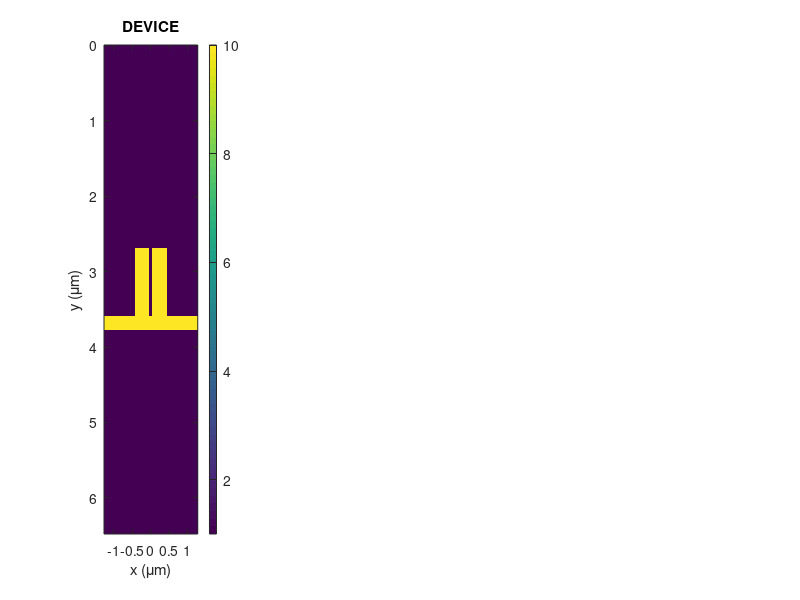

This figure's MATLAB source: (Note: this script raises an error after producing the figure.)
% demo_gmr
%
% This MATLAB code demonstrates the finite-difference frequency-domain
% method by modeling transmission and reflectance from a guided-mode
% resonance filter.
%
%
% Raymond C. Rumpf
% Prime Research, LC
% Blacksburg, VA
%
% Example code written for short course on
% "Introduction to Optical Simulation Using the Finite-Difference
% Frequency-Domain Method."
% INITIALIZE MATLAB
close all; clc;
clear all;

% UNITS
centimeters = 1;
millimeters = 0.1 * centimeters;
meters = 100 * centimeters;
degrees = pi/180;
seconds = 1;
hertz = 1/seconds;
gigahertz = 1e9 * hertz;
megahertz = 1e6 * hertz;

% CONSTANTS
c0 = 299792458 * meters/seconds;

% INITIALIZE FIGURE WINDOW
ss = get(0,'ScreenSize');
figure('Position',[1 0.056*ss(4) ss(3) 0.87*ss(4)]);

%%%%%%%%%%%%%%%%%%%%%%%%%%%%%%%%%%%%%%%%%%%%%%%%%%%%%%%%%%%%%%%%%%%%%%%%%%
%% DEFINE SIMULATION PARAMETERS
%%%%%%%%%%%%%%%%%%%%%%%%%%%%%%%%%%%%%%%%%%%%%%%%%%%%%%%%%%%%%%%%%%%%%%%%%%
% SOURCE
f0 = 24* gigahertz; %operating frequency
lam0 = c0/f0; %operating wavelength in free space
LAMBDA = [lam0]; %wavelength range to simulate
theta = 15 * degrees; %angle of incidence
MODE = 'H'; %polarization or mode
% GMR
fd = 8.0 * gigahertz; %design frequency
lamd = c0/fd; %design wavelength
x1 = 0.1040*lamd; %width of tooth 1
x2 = 0.0175*lamd; %width of slot
x3 = 0.1080*lamd; %width of tooth 2
L = 0.6755*lamd; %period of grating
d = 0.2405*lamd; %grating depth
t = 0.0510*lamd; %substrate thickness
mech_feat = [x1 x2 x3 L d t]; %array of mechanical features
ur = 1.0; %relative permeability of grating
er = 10.0; %dielectric constant of grating

% EXTERNAL MATERIALS
ur1 = 1.0; %permeability in the reflection region
er1 = 1.0; %permittivity in the reflection region
ur2 = 1.0; %permeability in the transmission region
er2 = 1.0; %permittivity in the transmission region

NRES = 40; %grid resolution parameter
NPML = 20; %size of perfectly matched layer
buf_ylo = 2*lam0; %space between GMR and PML
buf_yhi = 2*lam0; %space between GMR and PML

xbc = -2; % xbc tells if the x-axis will have DIrichlet or Pseudo-Periodic/Floquet Boundary Condition
ybc = 0; % xbc tells if the y-axis will have DIrichlet or Pseudo-Periodic/Floquet Boundary Condition

%%%%%%%%%%%%%%%%%%%%%%%%%%%%%%%%%%%%%%%%%%%%%%%%%%%%%%%%%%%%%%%%%%%%%%%%%%
%% COMPUTE OPTIMIZED GRID
%%%%%%%%%%%%%%%%%%%%%%%%%%%%%%%%%%%%%%%%%%%%%%%%%%%%%%%%%%%%%%%%%%%%%%%%%%
% INITIAL GRID RESOLUTION
n_device = sqrt(ur*er); % refractive index of the device
nref = sqrt(ur1*er1); % refractive index of the reflection region
ntrn = sqrt(ur2*er2); % refractive index of the transmission region

% Consider the Wavelength for resolving the resolution of the simulation

nmax = max([n_device nref ntrn]);

dx1 = min(LAMBDA) /nmax/NRES; %must resolve smallest wavelength
dy1 = dx1;

f = x1+x2+x3;
T = d+t;

dx2 = f*L/NRES; %must resolve finest dimension
dy2 = T/NRES;

dx = min(dx1,dx2); %choose smallest numbers
dy = min(dy1,dy2);

% SNAP GRID TO CRITICAL DIMENSIONS
nx = ceil(L/dx); dx = L/nx; %snap x-grid to GMR period
ny = ceil(T/dy); dy = T/ny; %snap y-grid to GMR thickness

% GRID SIZE
Sx = L; %physical size along x
Sy = buf_ylo + T + buf_yhi; %physical size along y
Nx = round(Sx/dx); %grid size along x
Ny = round(Sy/dy) + 2*NPML; %grid size along y
% ENSURE Nx IS ODD FOR FFT
Nx = 2*round(Nx/2) + 1;
dx = Sx/Nx;

% 2X GRID PARAMETERS
Nx2 = 2*Nx; %grid size is twice
Ny2 = 2*Ny;

dx2 = dx/2; %grid spacing is halved
dy2 = dy/2;

% GRID AXES
xa = [0:Nx-1]*dx; xa = xa - mean(xa);
ya = [0:Ny-1]*dy;
xa2 = [0:Nx2-1]*dx2; xa2 = xa2 - mean(xa2);
ya2 = [0:Ny2-1]*dy2;

% REPORT GRID SIZE
disp(['Grid size is: Nx = ' num2str(Nx)]);
disp([' Ny = ' num2str(Ny)]);

% CLEAR TEMPORARY VARIABLES
clear dx1 dy1 nx ny;

%%%%%%%%%%%%%%%%%%%%%%%%%%%%%%%%%%%%%%%%%%%%%%%%%%%%%%%%%%%%%%%%%%%%%%%%%%
%% BUILD GMR DEVICE ON 2X GRID
%%%%%%%%%%%%%%%%%%%%%%%%%%%%%%%%%%%%%%%%%%%%%%%%%%%%%%%%%%%%%%%%%%%%%%%%%%
% Building the Simulation Matrix and the device

nx1 = round((Nx2 - round(f/dx2))/2); %location of the left side of the first tooth from the left side of the grid
nx2 = nx1 + round(x1/dx2) - 1; %location of the right side of the first tooth from the left side of the grid
nx3 = nx2+1; %location of the left side of the gap from the left side of the grid
nx4 = nx3 + round(x2/dx2) - 1; %location of the right side of the gap from the left side of the grid
nx5 = nx4+1; %location of the left side of the second tooth from the left side of the grid
nx6 = nx5 + round(x3/dx2) - 1; %location of the right side of the second tooth from the left side of the grid

ny1 = round((Ny2 - round(T/dy2))/2); %location of the top surface of the grating from the top of the grid
ny2 = ny1 + round(d/dy2) - 1; %location of the tooth base from the top of the grid
ny3 = ny2+1; %location of the top surface of the grating substrate from the top of the grid
ny4 = ny3 + round(t/dy2) - 1; %location of the bottom surface of the grating from the top of the grid

ER2 = er1*ones(Nx2,Ny2); %Initiate a grid of all ones times the dielectric of the reflection region (er1).
ER2(nx1:nx2, ny1:ny2) = er; %Generate and fill the first tooth with the appropriate dielectric values
ER2(nx5:nx6, ny1:ny2) = er; %Generate and fill the second tooth with the appropriate dielectric values
ER2(:,ny3:ny4) = er; %Generate and fill the grating substrate
ER2(:,ny4+1:Ny2) = er2; %Fill the transmission region with its dielectric values

% SHOW DEVICE
subplot(141);
imagesc(xa,ya,ER2');
xlabel('x (\mum)');
ylabel('y (\mum)');
title('DEVICE');
colorbar;
drawnow;

% COMPUTE DIELECTRIC AND MAGNETIC FUNCTIONS
UR2 = ur1*ones(Nx2,Ny2); %no magnetic response
% CLEAR TEMPORARY VARIABLES
%clear nx1 nx2 ny1 ny2 ER2;

%%%%%%%%%%%%%%%%%%%%%%%%%%%%%%%%%%%%%%%%%%%%%%%%%%%%%%%%%%%%%%%%%%%%%%%%%%
%% SIMULATE GUIDED-MODE RESONANCE FILTER
%%%%%%%%%%%%%%%%%%%%%%%%%%%%%%%%%%%%%%%%%%%%%%%%%%%%%%%%%%%%%%%%%%%%%%%%%%
% INITIALIZE RECORD VARIABLES
NLAM = length(LAMBDA); %determine how many simulations

REF = zeros(NLAM,1); %initialize reflection record
TRN = zeros(NLAM,1); %initialize transmission record
% ITERATE OVER WAVELENGTH
for nlam = 1 : NLAM

 % Get Next Wavelength
 lam0 = LAMBDA(nlam);

 % Compute Source Vector
 k0 = 2*pi/lam0;
 kinc = k0*nref * [sin(theta);cos(theta)];

 % Call FDFD2D
 RES2 = [dx2 dy2];
 [R,T,m,F] = fdfd2d(lam0,UR2,ER2,RES2,NPML,kinc,MODE);

 % Record Transmission and Reflection Response (%)
 REF(nlam) = 100*sum(R(:)); %add all spatial harmonics
 TRN(nlam) = 100*sum(T(:)); % to compute total power

 % Show Field
 subplot(142);
 imagesc(xa,ya,real(F)');
 xlabel('x (\mum)');
 ylabel('y (\mum)');
 title('FIELD');
 colorbar;

 % Show Spectra
 subplot(1,4,3:4);
 plot(LAMBDA(1:nlam),REF(1:nlam),'-r'); hold on;
 plot(LAMBDA(1:nlam),TRN(1:nlam),'-b');
 plot(LAMBDA(1:nlam),REF(1:nlam)+TRN(1:nlam),':k'); hold off;
 axis([1 max(LAMBDA) 0 105]);
 xlabel('Wavelength (\lambda');
 ylabel('% ','Rotation',0);
 title('SPECTRAL RESPONSE');

 drawnow; %update graphics now!
end


function [DEX,DEY,DHX,DHY] = yeeder2d(NS,RES,BC,kinc)
% YEEDER2D Yee Grid Derivative Operators on a 2D Grid
%
% [DEX,DEY,DHX,DHY] = yeeder2d(NS,RES,BC,kinc);
%
% Input Arguments
% =================
% NS [Nx Ny] 1X grid size
% RES [dx dy] 1X grid resolution
% BC [xlo xhi ylo yhi] boundary conditions
% -2: pseudo-periodic (requires kinc)
% -1: periodic
% 0: Dirichlet
% kinc [kx ky] incident wave vector
% This argument is only needed for pseudo-periodic boundaries.
%
% Note: For normalized grids, use dx=k0*dx and kinc=kinc/k0
%
% Output Arguments
% =================
%
% Ey(i+1,j) - Ey(i,j) Ex(i,j+1) - Ex(i,j)
% DEX*Ex = ------------------- DEY*Ey = -------------------
% dx dy
%
% Hy(i,j) - Hy(i-1,j) Hx(i,j) - Hx(i,j-1)
% DHX*Hx = ------------------- DHY*Hy = -------------------
% dx dy
%
% Raymond C. Rumpf
% Prime Research, LC
% Blacksburg, VA
%
% Example code written for short course on
% "Introduction to Optical Simulation Using the Finite-Difference
% Frequency-Domain Method."
%%%%%%%%%%%%%%%%%%%%%%%%%%%%%%%%%%%%%%%%%%%%%%%%%%%%%%%%%%%%%%%%%%%%%%%%%%
% VERIFY INPUT/OUTPUT ARGUMENTS
%%%%%%%%%%%%%%%%%%%%%%%%%%%%%%%%%%%%%%%%%%%%%%%%%%%%%%%%%%%%%%%%%%%%%%%%%%
% VERIFY NUMBER OF INPUT ARGUMENTS
narginchk(3,4);

% VERIFY NUMBER OF OUTPUT ARGUMENTS
nargoutchk(1,4);

% EXTRACT GRID PARAMETERS
Nx = NS(1); dx = RES(1);
Ny = NS(2); dy = RES(2);

% DETERMINE MATRIX SIZE
M = Nx*Ny;

%%%%%%%%%%%%%%%%%%%%%%%%%%%%%%%%%%%%%%%%%%%%%%%%%%%%%%%%%%%%%%%%%%%%%%%%%%
% DEX
%%%%%%%%%%%%%%%%%%%%%%%%%%%%%%%%%%%%%%%%%%%%%%%%%%%%%%%%%%%%%%%%%%%%%%%%%%
% INITIALIZE MATRIX
DEX = sparse(M,M);

% PLACE MAIN DIAGONALS
DEX = spdiags(-ones(M,1),0,DEX);
DEX = spdiags(+ones(M,1),+1,DEX);

% CORRECT BOUNDARY TERMS (DEFAULT TO DIRICHLET)
for ny = 1 : Ny-1
 neq = Nx*(ny-1) + Nx;
 DEX(neq,neq+1) = 0;
end

% HANDLE BOUNDARY CONDITIONS ON XHI SIDE
switch BC(2)
 case -2
 dpx = exp(-1i*kinc(1)*Nx*dx);
 for ny = 1 : Ny
 neq = Nx*(ny-1) + Nx;
 nv = Nx*(ny-1) + 1;
 DEX(neq,nv) = +dpx;
 end
 case -1
 for ny = 1 : Ny
 neq = Nx*(ny-1) + Nx;
 nv = Nx*(ny-1) + 1;
 DEX(neq,nv) = +1;
 end
 case 0 %Dirichlet
    otherwise
 error('Unrecognized x-high boundary condition.');
end
% FINISH COMPUTATION
DEX = DEX / dx;

%%%%%%%%%%%%%%%%%%%%%%%%%%%%%%%%%%%%%%%%%%%%%%%%%%%%%%%%%%%%%%%%%%%%%%%%%%
% DEY
%%%%%%%%%%%%%%%%%%%%%%%%%%%%%%%%%%%%%%%%%%%%%%%%%%%%%%%%%%%%%%%%%%%%%%%%%%
% INITIALIZE MATRIX
DEY = sparse(M,M);

% PLACE MAIN DIAGONALS
DEY = spdiags(-ones(M,1),0,DEY);
DEY = spdiags(+ones(M,1),+Nx,DEY);

% HANDLE BOUNDARY CONDITIONS ON YHI SIDE
switch BC(4)
 case -2
 dpy = exp(-1i*kinc(2)*Ny*dy);
 for nx = 1 : Nx
 neq = Nx*(Ny-1) + nx;
 nv = nx;
 DEY(neq,nv) = +dpy;
 end
 case -1
 for nx = 1 : Nx
 neq = Nx*(Ny-1) + nx;
 nv = nx;
 DEY(neq,nv) = +1;
 end
 case 0
    otherwise
 error('Unrecognized y-high boundary condition.');
end
% FINISH COMPUTATION
DEY = DEY / dy;

%%%%%%%%%%%%%%%%%%%%%%%%%%%%%%%%%%%%%%%%%%%%%%%%%%%%%%%%%%%%%%%%%%%%%%%%%%
% DHX
%%%%%%%%%%%%%%%%%%%%%%%%%%%%%%%%%%%%%%%%%%%%%%%%%%%%%%%%%%%%%%%%%%%%%%%%%%
% INITIALIZE MATRIX
DHX = sparse(M,M);

% PLACE MAIN DIAGONALS
DHX = spdiags(+ones(M,1),0,DHX);
DHX = spdiags(-ones(M,1),-1,DHX);

% CORRECT BOUNDARY TERMS (DEFAULT TO DIRICHLET)
for ny = 2 : Ny
 neq = Nx*(ny-1) + 1;

 DHX(neq,neq-1) = 0;
end
% HANDLE BOUNDARY CONDITIONS ON XLOW SIDE
switch BC(1)
 case -2
 dpx = exp(+1i*kinc(1)*Nx*dx);
 for ny = 1 : Ny
 neq = Nx*(ny-1) + 1;
 nv = Nx*(ny-1) + Nx;
 DHX(neq,nv) = -dpx;
 end
 case -1
 for ny = 1 : Ny
 neq = Nx*(ny-1) + 1;
 nv = Nx*(ny-1) + Nx;
 DHX(neq,nv) = -1;
 end
 case 0
    otherwise
 error('Unrecognized x-low boundary condition.');
end
% FINISH COMPUTATION
DHX = DHX / dx;

%%%%%%%%%%%%%%%%%%%%%%%%%%%%%%%%%%%%%%%%%%%%%%%%%%%%%%%%%%%%%%%%%%%%%%%%%%
% DHY
%%%%%%%%%%%%%%%%%%%%%%%%%%%%%%%%%%%%%%%%%%%%%%%%%%%%%%%%%%%%%%%%%%%%%%%%%%
% INITIALIZE MATRIX
DHY = sparse(M,M);

% PLACE MAIN DIAGONALS
DHY = spdiags(+ones(M,1),0,DHY);
DHY = spdiags(-ones(M,1),-Nx,DHY);

% HANDLE BOUNDARY CONDITIONS ON YLOW SIDE
switch BC(3)
 case -2
 dpy = exp(+1i*kinc(2)*Ny*dy);
 for nx = 1 : Nx
 neq = nx;
 nv = Nx*(Ny-1) + nx;
 DHY(neq,nv) = -dpy;
 end
 case -1
 for nx = 1 : Nx
 neq = nx;
 nv = Nx*(Ny-1) + nx;
 DHY(neq,nv) = -1;
 end
 case 0
    otherwise
 error('Unrecognized y-low boundary condition.');
end
% FINISH COMPUTATION
DHY = DHY / dy;
end

function [R,T,m,F] = fdfd2d(lam0,UR2,ER2,RES2,NPML,kinc,MODE)
% FDFD2D Two-Dimensional Finite-Difference Frequency-Domain
%
% This MATLAB code simulates optical structures using the
% finite-difference frequency-domain method.
%
% INPUT ARGUMENTS
% lam0 is the free space wavelength
% UR2 contains the relative permeability on a 2X grid
% ER2 contains the relative permittivity on a 2X grid
% NPML is the size of the PML on the 1X grid
% RES2 = [dx2 dy2]
% kinc is the indicent wave vector
% pol is the polarization ('E' or 'H')
%
% OUTPUT ARGUMENTS
% R contains diffraction efficiencies of reflected waves
% T contains diffraction efficiencies of transmitted waves
% m contains the indices of the harmonics in R and T
% F is the computed field
%
% Raymond C. Rumpf
% Prime Research, LC
% Blacksburg, VA
%
% Example code written for short course on
% "Introduction to Optical Simulation Using the Finite-Difference
% Frequency-Domain Method."
%%%%%%%%%%%%%%%%%%%%%%%%%%%%%%%%%%%%%%%%%%%%%%%%%%%%%%%%%%%%%%%%%%%%%%%%%%
%% HANDLE INPUT AND OUTPUT ARGUMENTS
%%%%%%%%%%%%%%%%%%%%%%%%%%%%%%%%%%%%%%%%%%%%%%%%%%%%%%%%%%%%%%%%%%%%%%%%%%
% DETERMINE SIZE OF GRID
[Nx2,Ny2] = size(ER2);
dx2 = RES2(1);
dy2 = RES2(2);

% 1X GRID PARAMETERS
Nx = Nx2/2; dx = 2*dx2;
Ny = Ny2/2; dy = 2*dy2;

% COMPUTE MATRIX SIZE
M = Nx*Ny;

% COMPUTE REFRACTIVE INDEX IN REFLECTION REGION
erref = ER2(:,1); erref = mean(erref(:));
urref = UR2(:,1); urref = mean(urref(:));
nref = sqrt(erref*urref);
if erref<0 && urref<0
 nref = - nref;
end
% COMPUTE REFRACTIVE INDEX IN TRANSMISSION REGION
ertrn = ER2(:,Ny2); ertrn = mean(ertrn(:));
urtrn = UR2(:,Ny2); urtrn = mean(urtrn(:));
ntrn = sqrt(ertrn*urtrn);
if ertrn<0 && urtrn<0
 ntrn = - ntrn;
end
%%%%%%%%%%%%%%%%%%%%%%%%%%%%%%%%%%%%%%%%%%%%%%%%%%%%%%%%%%%%%%%%%%%%%%%%%%
%% INCORPORATE PERFECTLY MATCHED LAYER BOUNDARY CONDITION
%%%%%%%%%%%%%%%%%%%%%%%%%%%%%%%%%%%%%%%%%%%%%%%%%%%%%%%%%%%%%%%%%%%%%%%%%%
%PML PARAMETERS
N0 = 376.73032165; %free space impedance
amax = 3;
cmax = 1;
p = 3;

% INITIALIZE PML TO PROBLEM SPACE
sx = ones(Nx2,Ny2);
sy = ones(Nx2,Ny2);

% COMPUTE FREE SPACE WAVE NUMBERS
k0 = 2*pi/lam0;

% Y PML
N = 2*NPML;
for n = 1 : N
 % compute PML value
 ay = 1 + amax*(n/N)^p;
 cy = cmax*sin(0.5*pi*n/N)^2;
 s = ay*(1-1i*cy*N0/k0);
 % incorporate value into PML
 sy(:,N-n+1) = s;
 sy(:,Ny2-N+n) = s;
end
% NGRID2X = [Nx2, Ny2];
% NPML = [0, 0, 20, 20];
% 
% 
% [sx,sy] = calcpml2d(NGRID2X,2*NPML);

% COMPUTE TENSOR COMPONENTS WITH PML
ER2xx = ER2 ./ sx .* sy;
ER2yy = ER2 .* sx ./ sy;
ER2zz = ER2 .* sx .* sy;

UR2xx = UR2 ./ sx .* sy;
UR2yy = UR2 .* sx ./ sy;
UR2zz = UR2 .* sx .* sy;

% OVERLAY MATERIALS ONTO 1X GRID
ERxx = ER2xx(2:2:Nx2,1:2:Ny2);
ERyy = ER2yy(1:2:Nx2,2:2:Ny2);
ERzz = ER2zz(1:2:Nx2,1:2:Ny2);
URxx = UR2xx(1:2:Nx2,2:2:Ny2);
URyy = UR2yy(2:2:Nx2,1:2:Ny2);
URzz = UR2zz(2:2:Nx2,2:2:Ny2);

% CLEAR TEMPORARY VARIABLES
clear N0 amax cmax p sx sy n N ay cy s;
clear UR2 ER2 ER2xx ER2yy ER2zz UR2xx UR2yy UR2zz;

%%%%%%%%%%%%%%%%%%%%%%%%%%%%%%%%%%%%%%%%%%%%%%%%%%%%%%%%%%%%%%%%%%%%%%%%%%
%% PERFORM FINITE-DIFFERENCE FREQUENCY-DOMAIN ANALYSIS
%%%%%%%%%%%%%%%%%%%%%%%%%%%%%%%%%%%%%%%%%%%%%%%%%%%%%%%%%%%%%%%%%%%%%%%%%%
% FORM DIAGONAL MATERIAL MATRICES
ERxx = diag(sparse(ERxx(:)));
ERyy = diag(sparse(ERyy(:)));
ERzz = diag(sparse(ERzz(:)));

URxx = diag(sparse(URxx(:)));
URyy = diag(sparse(URyy(:)));
URzz = diag(sparse(URzz(:)));

% COMPUTE DERIVATIVE OPERATORS
NS = [Nx Ny];
RES = [dx dy];
BC = [-2 -2 0 0];
[DEX,DEY,DHX,DHY] = yeeder2d(NS,k0*RES,BC,kinc/k0);

% COMPUTE FIELD MATRIX
switch MODE
 case 'E'
 A = DHX/URyy*DEX + DHY/URxx*DEY + ERzz;
 case 'H'
 A = DEX/ERyy*DHX + DEY/ERxx*DHY + URzz;
    otherwise
 error('Unrecognized polarization.');
end

% COMPUTE SOURCE FIELD
xa = [0:Nx-1]*dx;
ya = [0:Ny-1]*dy;
[Y,X] = meshgrid(ya,xa);
fsrc = exp(-i*(kinc(1)*X+kinc(2)*Y));
fsrc = fsrc(:);

% COMPUTE SCATTERED-FIELD MASKING MATRIX
Q = zeros(Nx,Ny);
Q(:,1:NPML+2) = 1;
Q = diag(sparse(Q(:)));

% COMPUTE SOURCE VECTOR
f = (Q*A-A*Q)*fsrc;

% PREPARE MEMORY
clear NS RES BC DEX DEZ DHX DHZ;
clear ya X Y fsrc;
clear ERxx ERyy ERzz URxx URyy URzz;

% COMPUTE FIELD
F = A\f; %backward division is used here!!
F = full(F);
F = reshape(F,Nx,Ny);

%%%%%%%%%%%%%%%%%%%%%%%%%%%%%%%%%%%%%%%%%%%%%%%%%%%%%%%%%%%%%%%%%%%%%%%%%%
%% COMPUTE DIFFRACTION EFFICIENCIES
%%%%%%%%%%%%%%%%%%%%%%%%%%%%%%%%%%%%%%%%%%%%%%%%%%%%%%%%%%%%%%%%%%%%%%%%%%
% EXTRACT REFLECTED AND TRANSMITTED WAVES
Fref = F(:,NPML+1);
Ftrn = F(:,Ny-NPML);

% REMOVE PHASE TILT
p = exp(+1i*kinc(1)*xa');
Fref = Fref .* p;
Ftrn = Ftrn .* p;

% COMPUTE SPATIAL HARMONICS
Fref = fftshift(fft(Fref))/Nx;
Ftrn = fftshift(fft(Ftrn))/Nx;

% COMPUTE WAVE VECTOR COMPONENTS OF THE SPATIAL HARMONICS
m = [-floor(Nx/2):floor(Nx/2)]';
kx = kinc(1) - 2*pi*m/(Nx*dx);
kzR = conj( sqrt((k0*nref)^2 - kx.^2) );
kzT = conj( sqrt((k0*ntrn)^2 - kx.^2) );

% COMPUTE DIFFRACTION EFFICIENCY
switch MODE
 case 'E'
 R = abs(Fref).^2 .* real(kzR/urref/kinc(2));
 T = abs(Ftrn).^2 .* real(kzT*urref/kinc(2)/urtrn);
 case 'H'
 R = abs(Fref).^2 .* real(kzR/kinc(2));
 T = abs(Ftrn).^2 .* real(kzT*erref/kinc(2)/ertrn);
end
end

